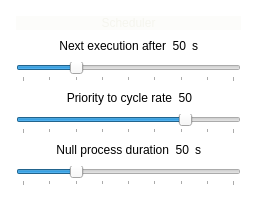
               <widget class="QGroupBox" name="groupBox_26">
                <property name="styleSheet">
                 <string notr="true">/* GROUP_BOX*/
QGroupBox
{
	border: 5px  solid rgba(100, 100, 85, 0);
	background: rgba(240, 240, 230, 0);
}</string>
                </property>
                <property name="title">
                 <string/>
                </property>
                <layout class="QVBoxLayout" name="verticalLayout_50">
                 <item>
                  <widget class="QLabel" name="label_scheduler">
                   <property name="styleSheet">
                    <string notr="true">color: rgba(240, 240, 230, 150);
background-color: rgba(240, 240, 230, 50);</string>
                   </property>
                   <property name="text">
                    <string>Scheduler</string>
                   </property>
                   <property name="alignment">
                    <set>Qt::AlignCenter</set>
                   </property>
                  </widget>
                 </item>
                 <item>
                  <layout class="QVBoxLayout" name="verticalLayout_54">
                   <item>
                    <layout class="QHBoxLayout" name="horizontalLayout_41">
                     <item>
                      <spacer name="horizontalSpacer_93">
                       <property name="orientation">
                        <enum>Qt::Horizontal</enum>
                       </property>
                       <property name="sizeHint" stdset="0">
                        <size>
                         <width>40</width>
                         <height>20</height>
                        </size>
                       </property>
                      </spacer>
                     </item>
                     <item>
                      <widget class="QLabel" name="label_740">
                       <property name="text">
                        <string>Next execution after</string>
                       </property>
                       <property name="alignment">
                        <set>Qt::AlignRight|Qt::AlignTrailing|Qt::AlignVCenter</set>
                       </property>
                      </widget>
                     </item>
                     <item>
                      <widget class="QLabel" name="label_executionFrequency">
                       <property name="text">
                        <string>50</string>
                       </property>
                       <property name="alignment">
                        <set>Qt::AlignRight|Qt::AlignTrailing|Qt::AlignVCenter</set>
                       </property>
                      </widget>
                     </item>
                     <item>
                      <widget class="QLabel" name="label_1083">
                       <property name="text">
                        <string>s</string>
                       </property>
                       <property name="alignment">
                        <set>Qt::AlignRight|Qt::AlignTrailing|Qt::AlignVCenter</set>
                       </property>
                      </widget>
                     </item>
                     <item>
                      <spacer name="horizontalSpacer_94">
                       <property name="orientation">
                        <enum>Qt::Horizontal</enum>
                       </property>
                       <property name="sizeHint" stdset="0">
                        <size>
                         <width>40</width>
                         <height>20</height>
                        </size>
                       </property>
                      </spacer>
                     </item>
                    </layout>
                   </item>
                   <item>
                    <widget class="QSlider" name="horizontalSlider_executionFrequency">
                     <property name="enabled">
                      <bool>true</bool>
                     </property>
                     <property name="toolTip">
                      <string/>
                     </property>
                     <property name="minimum">
                      <number>0</number>
                     </property>
                     <property name="maximum">
                      <number>128</number>
                     </property>
                     <property name="pageStep">
                      <number>16</number>
                     </property>
                     <property name="sliderPosition">
                      <number>32</number>
                     </property>
                     <property name="orientation">
                      <enum>Qt::Horizontal</enum>
                     </property>
                     <property name="invertedAppearance">
                      <bool>false</bool>
                     </property>
                     <property name="invertedControls">
                      <bool>false</bool>
                     </property>
                     <property name="tickPosition">
                      <enum>QSlider::TicksBelow</enum>
                     </property>
                     <property name="tickInterval">
                      <number>16</number>
                     </property>
                    </widget>
                   </item>
                  </layout>
                 </item>
                 <item>
                  <layout class="QVBoxLayout" name="verticalLayout_55">
                   <item>
                    <layout class="QHBoxLayout" name="horizontalLayout_42">
                     <item>
                      <spacer name="horizontalSpacer_95">
                       <property name="orientation">
                        <enum>Qt::Horizontal</enum>
                       </property>
                       <property name="sizeHint" stdset="0">
                        <size>
                         <width>40</width>
                         <height>20</height>
                        </size>
                       </property>
                      </spacer>
                     </item>
                     <item>
                      <widget class="QLabel" name="label_741">
                       <property name="text">
                        <string>Priority to cycle rate</string>
                       </property>
                       <property name="alignment">
                        <set>Qt::AlignRight|Qt::AlignTrailing|Qt::AlignVCenter</set>
                       </property>
                      </widget>
                     </item>
                     <item>
                      <widget class="QLabel" name="label_priorityToCycleRate">
                       <property name="text">
                        <string>50</string>
                       </property>
                       <property name="alignment">
                        <set>Qt::AlignRight|Qt::AlignTrailing|Qt::AlignVCenter</set>
                       </property>
                      </widget>
                     </item>
                     <item>
                      <spacer name="horizontalSpacer_96">
                       <property name="orientation">
                        <enum>Qt::Horizontal</enum>
                       </property>
                       <property name="sizeHint" stdset="0">
                        <size>
                         <width>40</width>
                         <height>20</height>
                        </size>
                       </property>
                      </spacer>
                     </item>
                    </layout>
                   </item>
                   <item>
                    <widget class="QSlider" name="horizontalSlider_priorityToCycleRate">
                     <property name="enabled">
                      <bool>true</bool>
                     </property>
                     <property name="toolTip">
                      <string/>
                     </property>
                     <property name="minimum">
                      <number>0</number>
                     </property>
                     <property name="maximum">
                      <number>128</number>
                     </property>
                     <property name="pageStep">
                      <number>16</number>
                     </property>
                     <property name="value">
                      <number>99</number>
                     </property>
                     <property name="sliderPosition">
                      <number>99</number>
                     </property>
                     <property name="orientation">
                      <enum>Qt::Horizontal</enum>
                     </property>
                     <property name="invertedAppearance">
                      <bool>false</bool>
                     </property>
                     <property name="invertedControls">
                      <bool>false</bool>
                     </property>
                     <property name="tickPosition">
                      <enum>QSlider::TicksBelow</enum>
                     </property>
                     <property name="tickInterval">
                      <number>16</number>
                     </property>
                    </widget>
                   </item>
                  </layout>
                 </item>
                 <item>
                  <layout class="QVBoxLayout" name="verticalLayout_56">
                   <item>
                    <layout class="QHBoxLayout" name="horizontalLayout_43">
                     <item>
                      <spacer name="horizontalSpacer_97">
                       <property name="orientation">
                        <enum>Qt::Horizontal</enum>
                       </property>
                       <property name="sizeHint" stdset="0">
                        <size>
                         <width>40</width>
                         <height>20</height>
                        </size>
                       </property>
                      </spacer>
                     </item>
                     <item>
                      <widget class="QLabel" name="label_742">
                       <property name="text">
                        <string>Null process duration</string>
                       </property>
                       <property name="alignment">
                        <set>Qt::AlignRight|Qt::AlignTrailing|Qt::AlignVCenter</set>
                       </property>
                      </widget>
                     </item>
                     <item>
                      <widget class="QLabel" name="label_nullProcessDuration">
                       <property name="text">
                        <string>50</string>
                       </property>
                       <property name="alignment">
                        <set>Qt::AlignRight|Qt::AlignTrailing|Qt::AlignVCenter</set>
                       </property>
                      </widget>
                     </item>
                     <item>
                      <widget class="QLabel" name="label_1085">
                       <property name="text">
                        <string>s</string>
                       </property>
                       <property name="alignment">
                        <set>Qt::AlignRight|Qt::AlignTrailing|Qt::AlignVCenter</set>
                       </property>
                      </widget>
                     </item>
                     <item>
                      <spacer name="horizontalSpacer_98">
                       <property name="orientation">
                        <enum>Qt::Horizontal</enum>
                       </property>
                       <property name="sizeHint" stdset="0">
                        <size>
                         <width>40</width>
                         <height>20</height>
                        </size>
                       </property>
                      </spacer>
                     </item>
                    </layout>
                   </item>
                   <item>
                    <widget class="QSlider" name="horizontalSlider_nullProcessDuration">
                     <property name="enabled">
                      <bool>true</bool>
                     </property>
                     <property name="toolTip">
                      <string/>
                     </property>
                     <property name="minimum">
                      <number>0</number>
                     </property>
                     <property name="maximum">
                      <number>128</number>
                     </property>
                     <property name="pageStep">
                      <number>16</number>
                     </property>
                     <property name="sliderPosition">
                      <number>32</number>
                     </property>
                     <property name="orientation">
                      <enum>Qt::Horizontal</enum>
                     </property>
                     <property name="invertedAppearance">
                      <bool>false</bool>
                     </property>
                     <property name="invertedControls">
                      <bool>false</bool>
                     </property>
                     <property name="tickPosition">
                      <enum>QSlider::TicksBelow</enum>
                     </property>
                     <property name="tickInterval">
                      <number>16</number>
                     </property>
                    </widget>
                   </item>
                  </layout>
                 </item>
                </layout>
               </widget>
